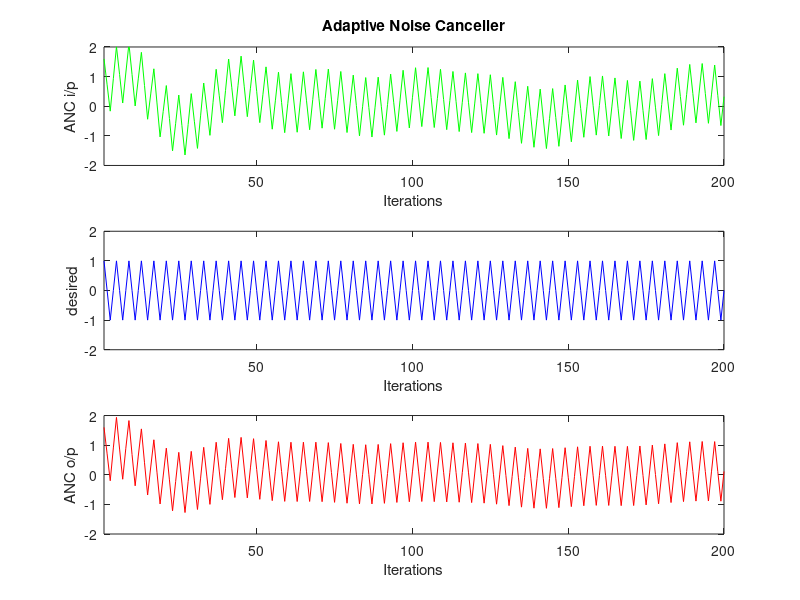

Recreate this plot in MATLAB.
clear; 
M=16; %order of filter 
mu=0.04; %step-size 
N=200; %Iterations 
f=750; 
Ts=1/(4*f); %fs=4 times the freq of the signal 
noise=(rand(N,1)-0.5); 
n=zeros(M,1); 
w=zeros(M,1); 
Wn=[0.1 0.5]; %see w/o filter 
[B,A]=butter(2,Wn); 
x=filter(B,A,n); 
for i=1:N 
t=(i-1)*Ts; 
for k=M:-1:2 
n(k)=n(k-1); 
end 
s(i)=cos(2*pi*f*t); 
n(1)=0.2*(cos(2*pi*50*t)+sin(2*pi*100*t)+cos(2*pi*60*t)+sin(2*pi*80*t)+cos(2*pi*30*t)+ sin(2*pi*20*t)+sin(2*pi*10*t)+ sin(2*pi*90*t)); %noise(i); 
d(i)=s(i)+n(1); 
x=filter(B,A,n); 
d_out(i)=w'*x; 
e(i)=d(i)-d_out(i); 
w=w+mu*e(i)*x; 
end 
i=1:N; 
subplot(3,1,1); 
plot(i,d,'g'); 
title('Adaptive Noise Canceller'); 
xlabel('Iterations'); 
ylabel('ANC i/p'); 
axis([1 N -2 2]); 
subplot(3,1,2); 
plot(i,s,'b'); 
xlabel('Iterations'); 
ylabel('desired'); 
axis([1 N -2 2]); 
subplot(3,1,3); 
plot(i,e,'r'); 
xlabel('Iterations'); 
ylabel('ANC o/p'); 
axis([1 N -2 2]);
